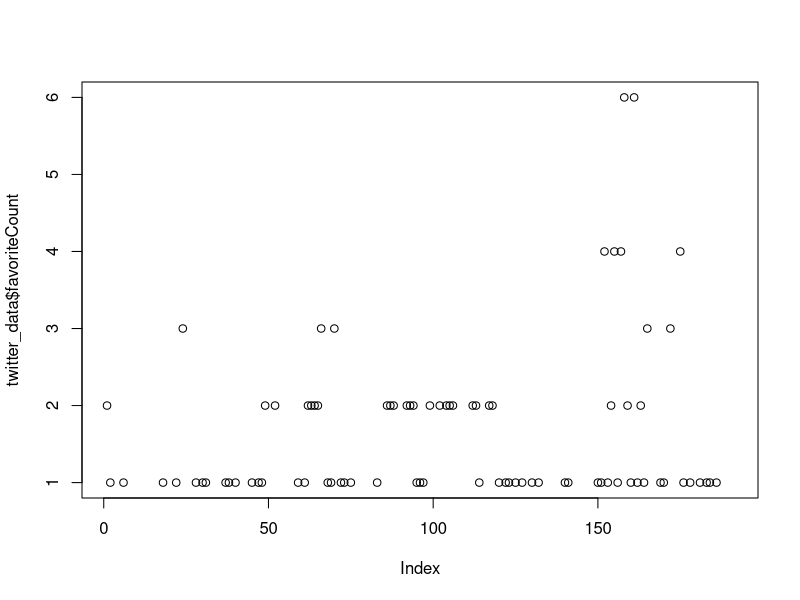
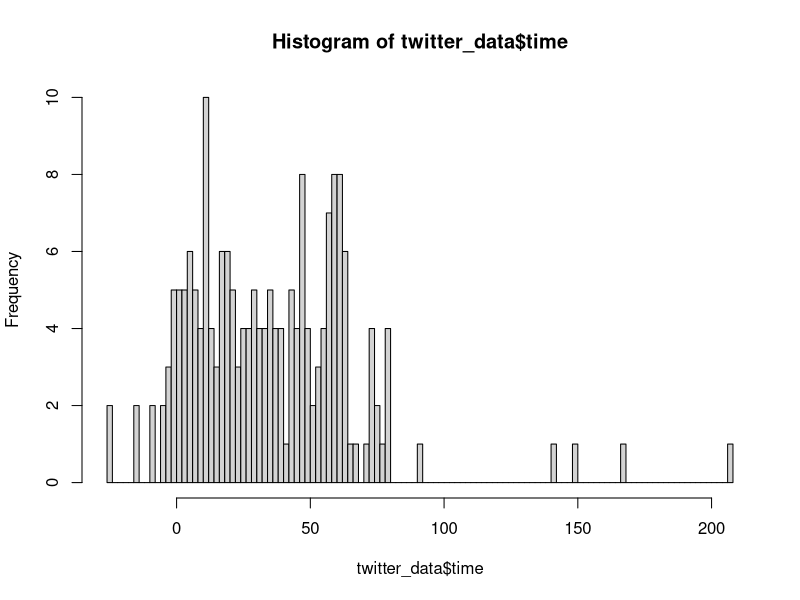
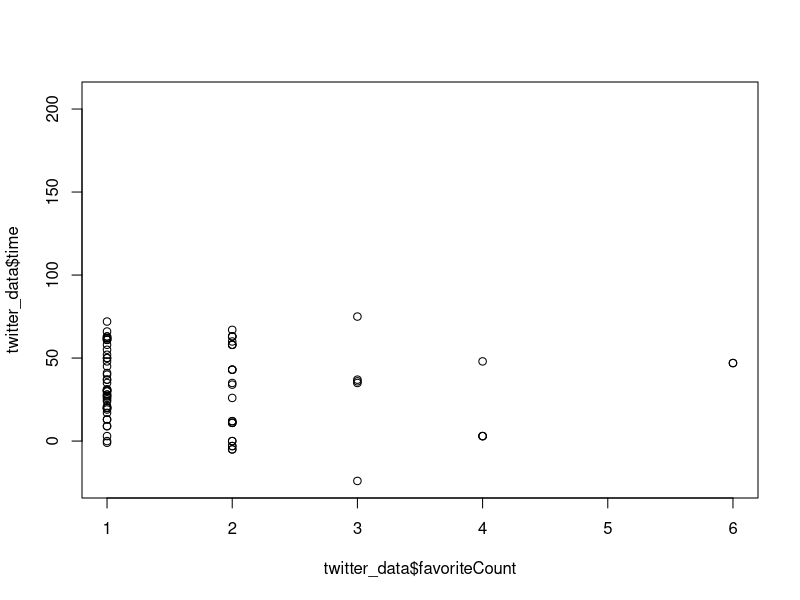
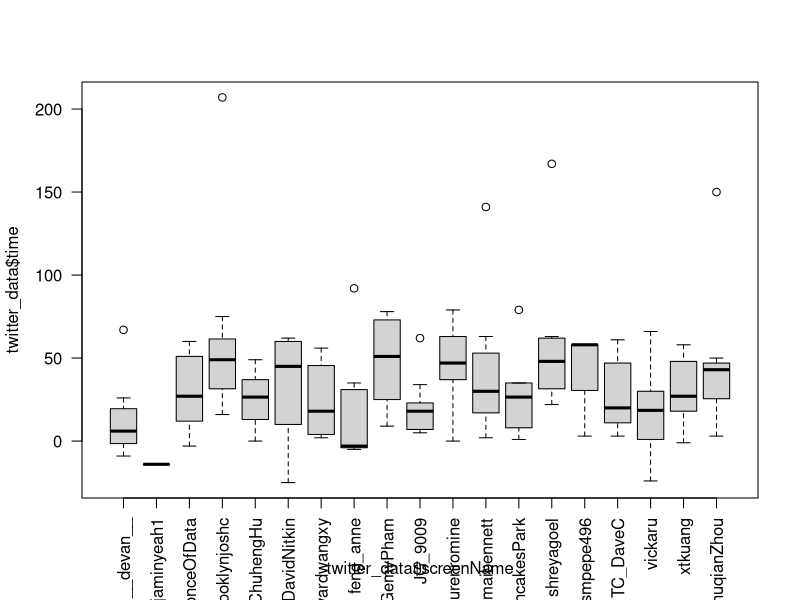
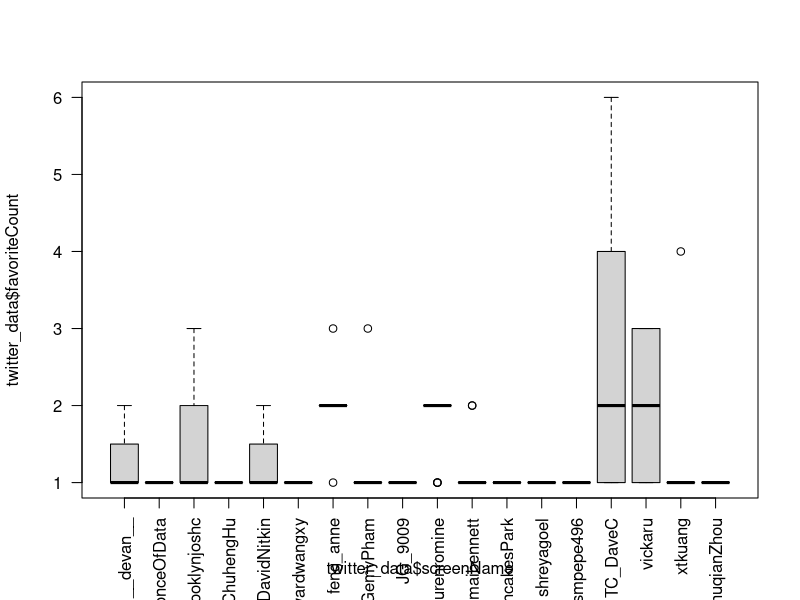

Generate these figures, in order, with R:
## ---- chunk 1
#Set working directory
setwd("~/Documents/EDM2016/twitter-data")

#Save data as twitter_data
twitter_data <- read.csv("HUDK4050-twitter-10-06-16.csv", header = TRUE, sep = ",")
head(twitter_data)

#Plot favorite counts with respect to time index
plot(twitter_data$favoriteCount)

#Histogram (frequency of tweets with respect to time index)
hist(twitter_data$time, breaks = 100)

#Scatter plot of number of favorite versus time
plot(twitter_data$favoriteCount, twitter_data$time)

#Boxplot tweeting time by screenName
boxplot(twitter_data$time ~ twitter_data$screenName, las = 2)

#Boxplot favoriteCount by ScreeName
boxplot(twitter_data$favoriteCount ~ twitter_data$screenName, las = 2)
